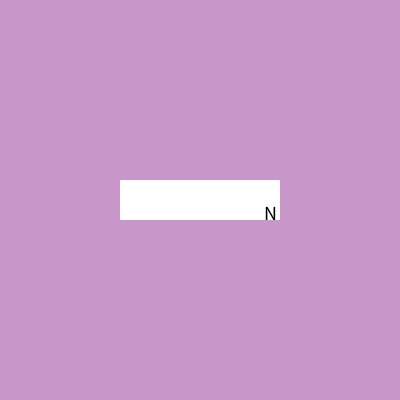
Frame 1 (no input)
Frame 60 (the mouse pressed at the canvas centre just before this capture): identical to frame 1, image omitted
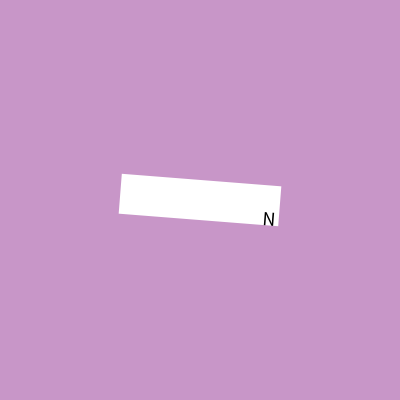
Frame 120 (the mouse held since frame 60 and released just before this capture)

The Processing sketch that drew these frames (run headless with seeded random() and noise(); from frame 60 on, the mouse is pressed at the canvas centre):

// Processing sketch: easing_rotation
// ── easing_rotation.pde
/* Easing rotational motion */
//TODO: fix Bar.isHeld function so that clicking any place
// on the bar counts as isHeld. the rotational part is the tough
// aspect.
float easing = 0.10;
float time_step = 0.05;
float slow_down = 0.02;
float objAngle = 0.0;
float da = 0.0;

Bar spinner;

void setup(){
  size(400,400);
  background(200,150,200);
  spinner = new Bar(width/2,height/2,160,40,slow_down);
  cursor(CROSS);
}

void draw(){
  background(200,150,200);
  //TODO: add isheld condition once fixed
  PVector mouse_v = new PVector(mouseX,mouseY);
  if(mousePressed){ //<>//
    float pull_ang = atan2(mouseY-pmouseY,mouseX-pmouseX);
    da = easing * (pull_ang);
  }else{
    da -= slow_down * da;
  }
  objAngle = objAngle + da;
  
  translate(spinner.center.x,spinner.center.y);
  spinner.setAngle(objAngle); //<>//
  spinner.display(0,0);
  
}
// ── Bar.pde
public class Bar{
  PVector center;
  float angle;
  float frict;
  float bar_length;
  float bar_width;
  
  Bar(float x, float y, float ln, float wd, float fr){
    angle = 0.0;
    center = new PVector(x,y);
    frict = fr;
    bar_length = ln;
    bar_width = wd;
  }
  
  void setAngle(float an){
    angle = an;
  }
  
  //determines if the bar is touched by some other
  //object (like the mouse) in terms of true coordinates
  boolean isHeld(PVector other){
    PVector net_v = PVector.sub(other,center);
    PVector bar_axis = PVector.fromAngle(objAngle);
    float max_angle = atan2(bar_width/2,other.x-center.x);
    float axis_angle = (objAngle - PVector.angleBetween(net_v,bar_axis) )% PI;
    return (net_v.mag() <= bar_length/2) && ( abs(max_angle) - abs(axis_angle) < 0.25);
  }
  
  void display(float x,float y){
   pushStyle();
   pushMatrix();
   rectMode(CENTER);
   rotate(angle);
   
   fill(255);
   noStroke();
   rect(x,y,bar_length,bar_width);
   
   textAlign(CENTER);
   textSize(20);
   fill(0);
   text('N',bar_length/2-10,bar_width/2);
   popStyle();
   popMatrix();
  }
  
}
